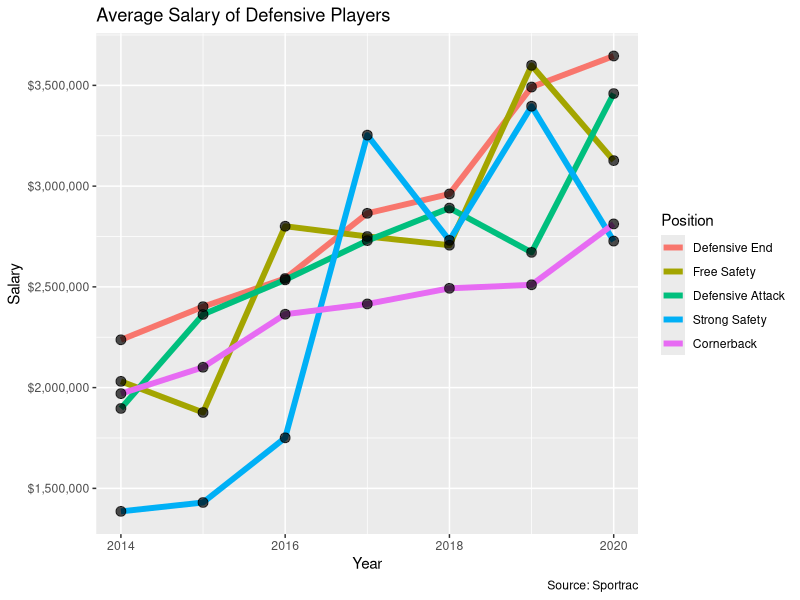

Source code (R):
library(readxl)
library(tidyverse)
library(scales)
NFL_Defense_plot <- read_excel("NFL3.xlsx")
NFL_Defense_plot$Position = factor(NFL_Defense_plot$Position, labels = c("Defensive End", "Free Safety", "Defensive Attack", "Strong Safety", "Cornerback") ,levels = c("DE", "FS", "DT", "SS", "CB"))
NFL_Defense_plot <- NFL_Defense_plot |>
  ggplot(aes(x = Year, y = `Average Salary`, color = Position)) + 
  geom_line(size = 2) + geom_point(alpha = 0.7,size =3, color = "Black") +
  scale_y_continuous(labels=scales::dollar_format()) +
  labs(title = "Average Salary of Defensive Players",
       y = "Salary", fill = "Position",
       caption = "Source: Sportrac")

write_rds(NFL_Defense_plot, "NFL_Defense_plot.rds")
